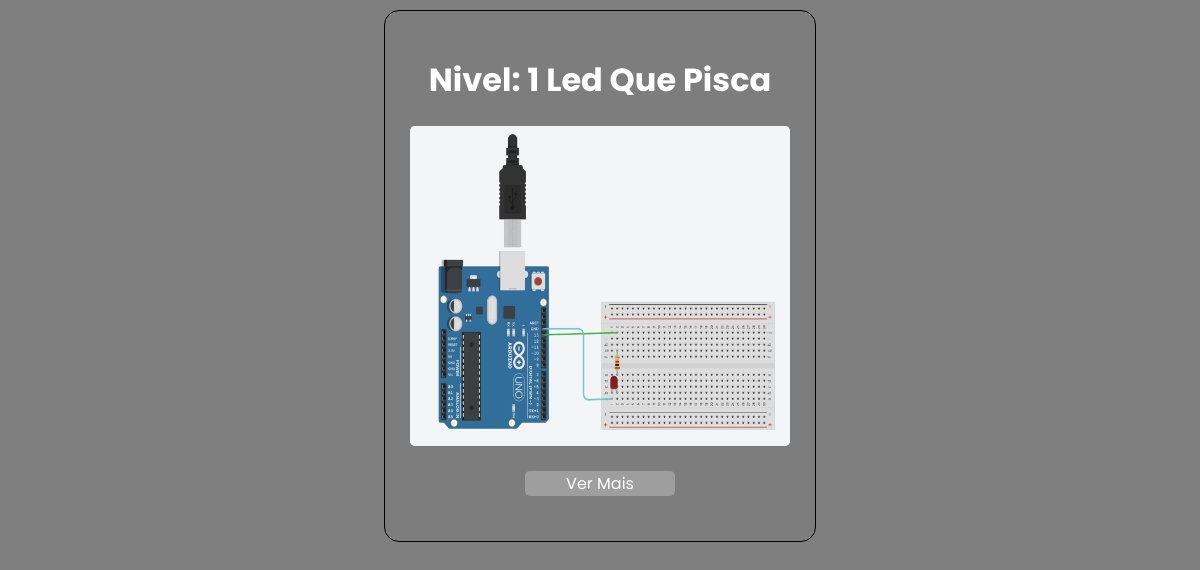
The app's page /PAP/projetos.php, older data.
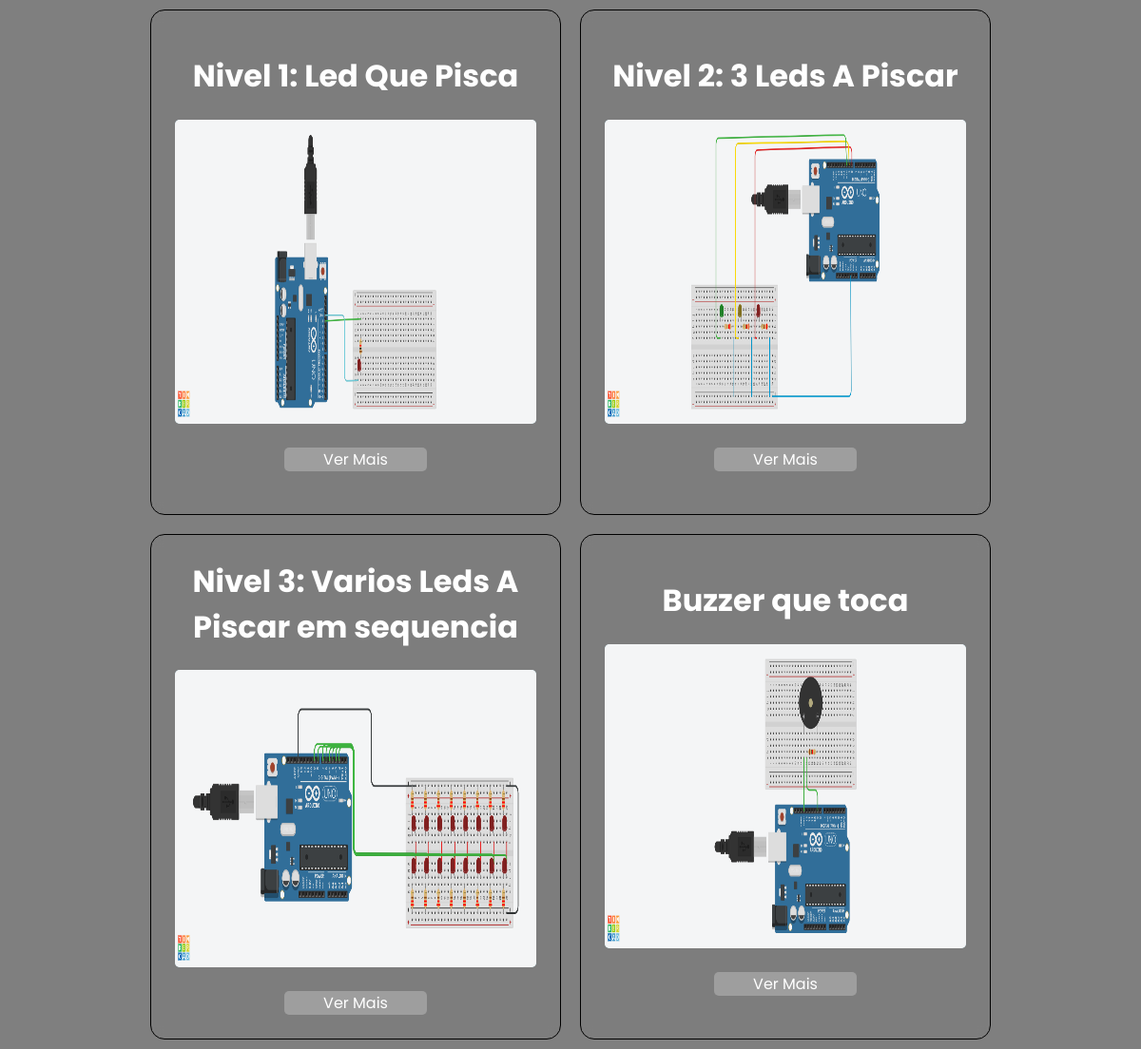
The same page, newer data.
### tables this page shows
CREATE TABLE `projetos_arduino` (
  `id` int(11) NOT NULL,
  `autor` int(11) NOT NULL,
  `nome` varchar(255) NOT NULL,
  `descricao` text NOT NULL,
  `imagem` varchar(255) NOT NULL,
  `codigo` text NOT NULL,
  `simula` text DEFAULT NULL,
  `status` varchar(50) NOT NULL DEFAULT 'pendente',
  `prazo_edicao` datetime DEFAULT NULL
);

### PAP/projetos.php (the view, shortened to what this page needs)
<?php
$servername = "localhost";
$username = "id20757658_miguelgaitas";
$password = "MiguelGaitas24.";
$dbname = "id20757658_dados_dos_registros";
$conn = new mysqli($servername, $username, $password, $dbname);
function getProjetos($conn)
{
    $sql = "SELECT * FROM projetos_arduino ORDER BY id";
    $result = mysqli_query($conn, $sql);
    while ($row = mysqli_fetch_assoc($result)) {
        $id = $row["id"];
        $nome = $row["nome"];
        $img = $row["imagem"];
        echo "<div class='projeto'>
                    <h1>$nome</h1>
                    <img src='./imagens/$img'><br>
                    <a  href='projeto.php?id=$id'>Ver Mais</a>
                </div>";
    }
}
?>
<!DOCTYPE html>
<html lang="en">
<head>
</head>
<body>
<div class="wrapper">
    <?php
        getProjetos($conn);
    ?>
</div>
</body>
</html>

Row changes from the older to the newer data that the page shows:
changed projetos_arduino: nome "Nivel: 1 Led Que Pisca" → "Nivel 1: Led Que Pisca"; imagem: a different picture
added projetos_arduino: nome "Nivel 2: 3 Leds A Piscar", imagem (picture)
added projetos_arduino: nome "Nivel 3: Varios Leds A Piscar em sequencia", imagem (picture)
added projetos_arduino: nome "Buzzer que toca", imagem (picture)
